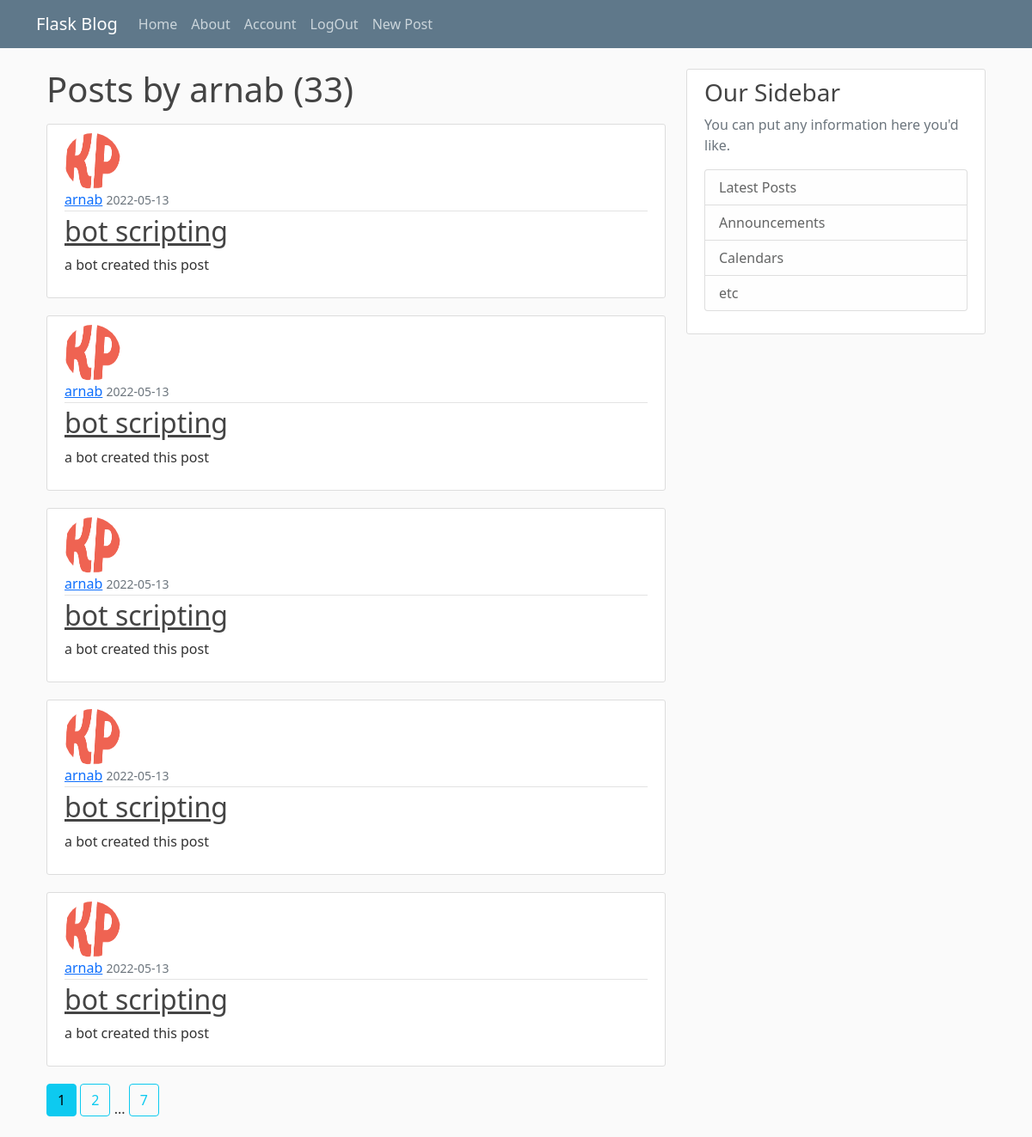
/user/arnab (signed in), run on the app's committed database.
### blog/models.py (models this page shows, shortened)
class User(db.Model , UserMixin):
    id = db.Column(db.Integer , primary_key=True)
    username = db.Column(db.String(20),unique=True,nullable=False)
    email = db.Column(db.String(20),unique=True,nullable=False)
    image_file = db.Column(db.String(20),nullable=False , default="default.jpg") # not unique as all of them will have default image
    password = db.Column(db.String(60),nullable=False)
    posts = db.relationship("Post",backref="author",lazy=True)

class Post(db.Model , UserMixin):
    id = db.Column(db.Integer , primary_key=True)
    title = db.Column(db.String(120),nullable=False)
    date_posted = db.Column(db.DateTime,nullable=False,default=datetime.utcnow)
    content = db.Column(db.Text,nullable=False)
    user_id = db.Column(db.Integer,db.ForeignKey("user.id"),nullable=False)

### blog/routes.py (the view)
@app.route("/user/<string:username>")
@login_required
def user_posts(username):
    page = request.args.get("page",default=1 , type=int)
    user = User.query.filter_by(username=username).first_or_404()
    number_of_posts_per_page = 5
    posts = Post.query\
        .filter_by(author=user)\
        .order_by(Post.date_posted.desc())\
        .paginate(page=page,per_page=number_of_posts_per_page)
    return render_template("user_posts.html",user=user,post = posts)

### blog/models.py (called while the page is built)
@login_manager.user_loader
def load_user(user_id):
    return User.query.get(int(user_id)) #getting user by id

### blog/templates/user_posts.html
{% extends 'layout.html' %}
{% block body %}
<h1 class="mb-3">
    Posts by {{ user.username }} ({{ post.total }})
</h1>
{% for post in post.items %}
<article class="media content-section">
  <img class="rounded-circle article-img" src="{{ url_for('static', filename= post.author.image_file ) }}" alt="">
    <div class="media-body">
      <div class="article-metadata">
        <a class="mr-2" href="{{ url_for('user_posts', username=post.author.username) }}">{{ post.author.username }}</a>
        <small class="text-muted">
          {{ post.date_posted.strftime("%Y-%m-%d") }}
        </small>
      </div>
      <h2><a class="article-title" href="{{ url_for('post',post_id=post.id) }}">{{ post.title }}</a></h2>
      <p class="article-content">{{ post.content }}</p>
    </div>
  </article>
  {% endfor %}
  {% for page_number in post.iter_pages(left_edge=1,right_edge=1,left_current=1,right_current=2) %}
    {% if page_number %}
      {% if post.page == page_number  %}
        <a class="btn btn-info mb-4" href="{{ url_for('user_posts',username=user.username ,page=page_number) }}">{{ page_number }}</a>
      {% else %}
        <a class="btn btn-outline-info mb-4" href=href="{{ url_for('user_posts',username=user.username ,page=page_number) }}">{{ page_number }}</a>
      {% endif %}
      {% else %}
        ...
    {% endif %}
  {% endfor %}
{% endblock body %}

### blog/static/main.css (style rules this page uses)
body { background: #fafafa; color: #333333; margin-top: 5rem; }
h1, h2, h3, h4, h5, h6 { color: #444444; }
.content-section { background: #ffffff; padding: 10px 20px; border: 1px solid #dddddd; border-radius: 3px; margin-bottom: 20px; }
.article-title { color: #444444; }
.article-content { white-space: pre-line; }
.article-img { height: 65px; width: 65px; margin-right: 16px; }
.article-metadata { padding-bottom: 1px; margin-bottom: 4px; border-bottom: 1px solid #e3e3e3 }

### data on the page
User: username "arnab"
Post: image_file (picture), author.username "arnab", date_posted "2022-05-13", title "bot scripting", content "a bot created this post"
Post: image_file (picture), author.username "arnab", date_posted "2022-05-13", title "bot scripting", content "a bot created this post"
Post: image_file (picture), author.username "arnab", date_posted "2022-05-13", title "bot scripting", content "a bot created this post"
Post: image_file (picture), author.username "arnab", date_posted "2022-05-13", title "bot scripting", content "a bot created this post"
Post: image_file (picture), author.username "arnab", date_posted "2022-05-13", title "bot scripting", content "a bot created this post"

### other printed values
{{ post.total }} "33"
{{ page_number }} "1"
{{ page_number }} "2" "7"
